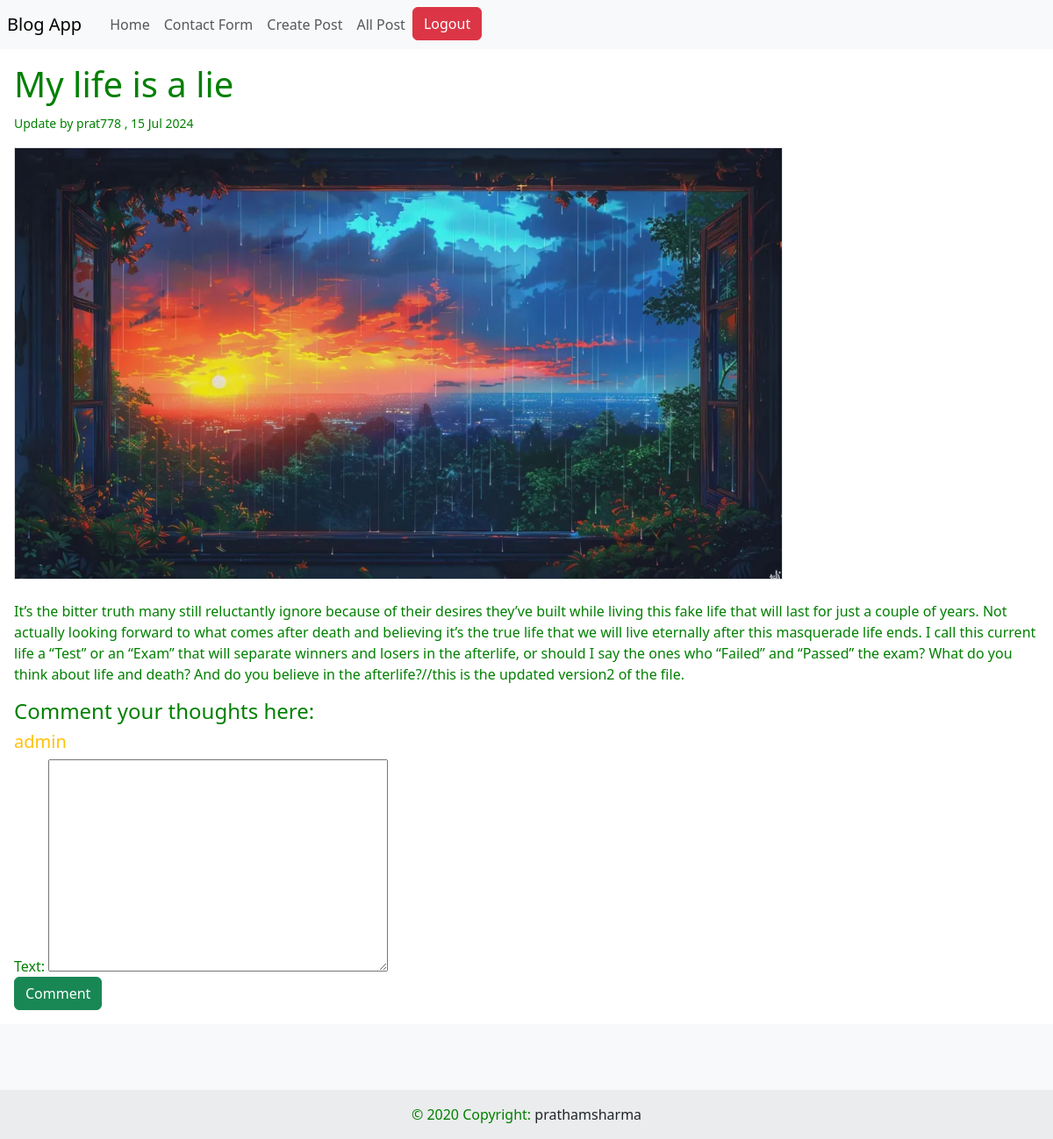
The app's page /posts/my-life-is-a-lie (signed in), older data.
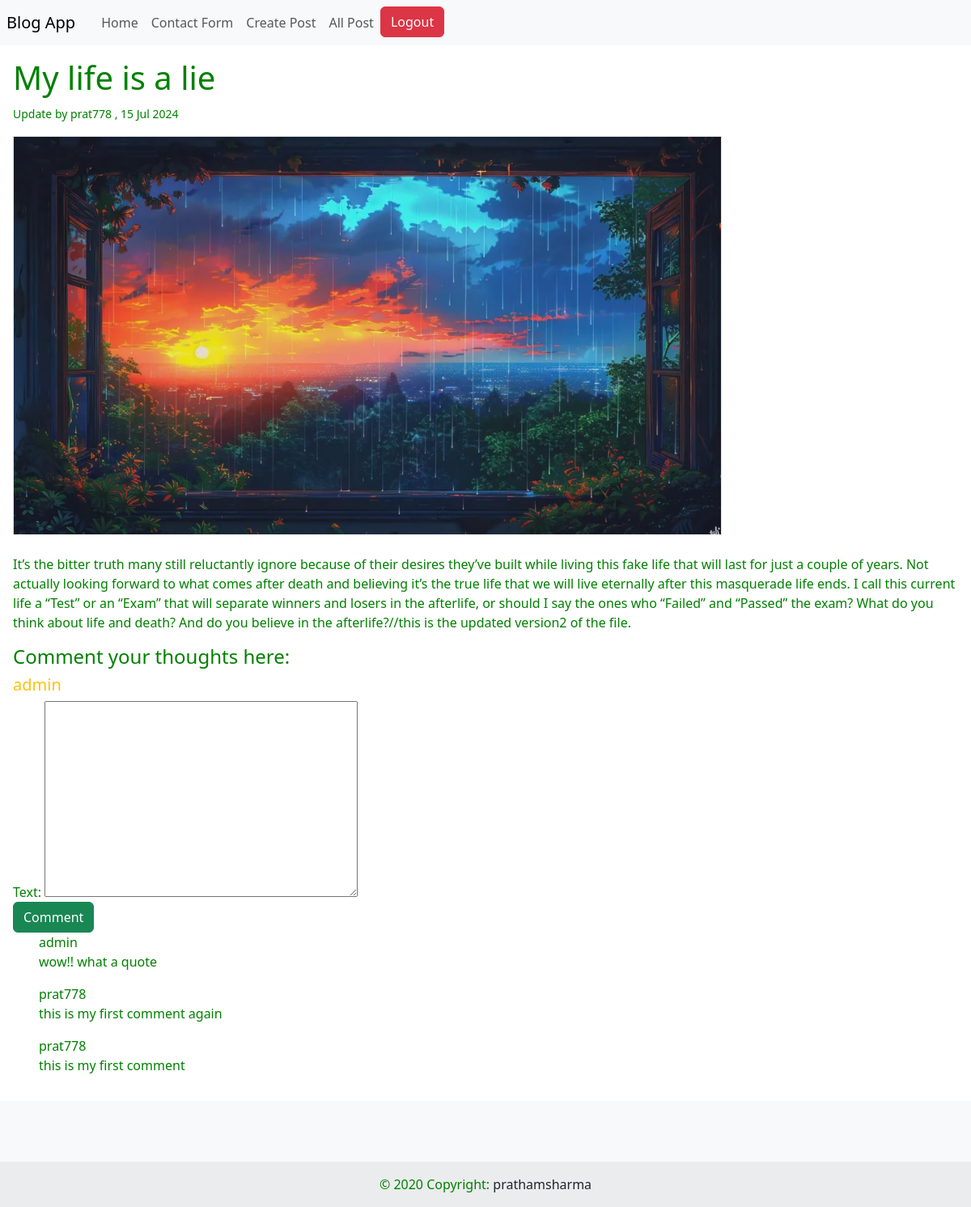
The same page, newer data.
### myblog/models.py (models this page shows, shortened)
class Post(models.Model):
    Title = models.CharField(max_length=50)
    Token = models.CharField(max_length=100)
    Slug = models.SlugField(unique=True)
    Content=models.TextField(validators=[MinLengthValidator(10)])
    Image = models.ImageField(upload_to="Imgs",null=True)
    Author = models.ForeignKey(User,on_delete=models.CASCADE)
    Date = models.DateField(auto_now=True)

class Comments(models.Model):
    user = models.ForeignKey(User,on_delete=models.CASCADE)
    text = models.TextField(max_length=200)
    post = models.ForeignKey(Post,on_delete=models.CASCADE)

### myblog/views.py (the view, shortened to what this page needs)
# urls.py: path('posts/<slug:slug>',postdetail.as_view(),name="postdetails"),
class postdetail(LoginRequiredMixin,DetailView):
    data={}
    def get(self,request,slug):
        mypost = Post.objects.get(Slug=slug)
        data={
            'post':mypost,
            'comments':CommentForm(),
            'allcomments':Comments.objects.filter(post=mypost).order_by('-id')
        }
        return render(request,'postdetail.html',data)

### myblog/forms.py
class CommentForm(forms.ModelForm):
    class Meta:
        model = Comments
        exclude=['post','user']

### templates/postdetail.html (shortened to what this page needs)
{% extends "base.html" %}
{% block content %}
<main class="h-100 p-3">
    <h1>{{post.Title | capfirst}}</h1>
    <p>
        <small>
            Update by {{post.Author}} , {{post.Date | date:'d M Y'}}
        </small>
    </p>
    <img src="{{post.Image.url}}" class="w-75 border " alt="{{post.Title}}">
   <p class="mt-4">
    {{post.Content | capfirst| linebreaks}}
   </p>
   <div>
    <h4>Comment your thoughts here:</h4>
   </div>
   <form action="{% url "postdetails" post.Slug %}" method="post">
    <h5 class="text-warning">{{request.user}}</h5>
    {{comments}}
    <button type="submit" class="btn btn-success">Comment</button>
   </form>
   <section>
    {% for com in allcomments %}
    <ul>
        <li>{{com.user.username}}</li>
        <li>{{com.text}}</li>
    </ul>
    {% endfor %}
   </section>
</main>
{% endblock content %}

### templates/base.html (shortened to what this page needs)
{% load static %}
<!DOCTYPE html>
<html lang="en">
<head>
    <link rel="stylesheet" href="/static/css/base.css">
    <link href="https://cdn.jsdelivr.net/npm/bootstrap@5.3.3/dist/css/bootstrap.min.css" rel="stylesheet">
</head>
<body>
    <nav class="navbar navbar-expand-lg navbar-light bg-light px-2">
        <a class="navbar-brand" href="#">Blog App</a>
        <div class="collapse navbar-collapse" id="navbarNav">
          <ul class="navbar-nav px-2">
            <li class="nav-item active">
              <a class="nav-link" href="{% url "home" %}">Home</a>
            </li>
            <li class="nav-item">
              <a class="nav-link" href="#">Contact Form</a>
            </li>
              {% if user.is_authenticated %}
              <li class="nav-item">
                <a class="nav-link" href="{% url "createpost" %}">Create Post</a>
              </li>
              <li class="nav-item">
                <a class="nav-link" href="{% url "posts" %}">All Post</a>
              </li>
              <li class="nav-item">
                <form action="{% url "logout" %}" method="post">
                  <button class="btn btn-danger" type="submit">Logout</button>
                </form>
              </li>
              {% endif %}
          </ul>
        </div>
      </nav>
    {% block content %}{% endblock content %}
    <footer class="text-center bg-body-tertiary position-relative bottom-0">
        <div class="container pt-4">
          <section class="mb-4">
            <a
              data-mdb-ripple-init
              class="btn btn-link btn-floating btn-lg text-body m-1"
              href="#!"
              role="button"
              data-mdb-ripple-color="dark"
              ></a>
            <a
              data-mdb-ripple-init
              class="btn btn-link btn-floating btn-lg text-body m-1"
              href="#!"
              role="button"
              data-mdb-ripple-color="dark"
              ></a>
            <a
              data-mdb-ripple-init
              class="btn btn-link btn-floating btn-lg text-body m-1"
              href="#!"
              role="button"
              data-mdb-ripple-color="dark"
              ></a>
            <a
              data-mdb-ripple-init
              class="btn btn-link btn-floating btn-lg text-body m-1"
              href="#!"
              role="button"
              data-mdb-ripple-color="dark"
              ></a>
            <a
              data-mdb-ripple-init
              class="btn btn-link btn-floating btn-lg text-body m-1"
              href="#!"
              role="button"
              data-mdb-ripple-color="dark"
              ></a>
            <a
              data-mdb-ripple-init
              class="btn btn-link btn-floating btn-lg text-body m-1"
              href="#!"
              role="button"
              data-mdb-ripple-color="dark"
              ></a>
          </section>
        </div>
        <div class="text-center p-3" style="background-color: rgba(0, 0, 0, 0.05);">
          © 2020 Copyright:
          <a class="text-body" href="">prathamsharma</a>
        </div>
      </footer>
</body>
</html>

### static/css/base.css (style rules this page uses)
* { margin: 0; padding: 0; box-sizing: border-box; color: green; }
a { text-decoration: none !important; }
li { list-style: none; }

Row changes from the older to the newer data that the page shows:
added Comments: user.username "admin", text "wow!! what a quote"
added Comments: user.username "prat778", text "this is my first comment again"
added Comments: user.username "prat778", text "this is my first comment"
